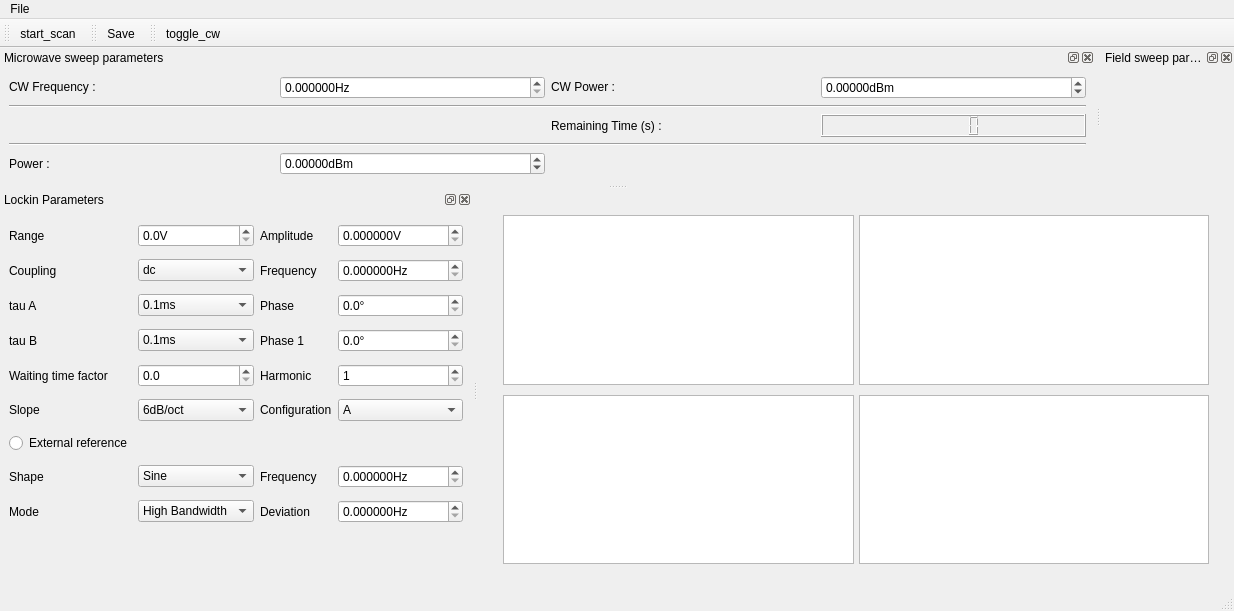
<?xml version="1.0" encoding="UTF-8"?>
<ui version="4.0">
 <class>MainWindow</class>
 <widget class="QMainWindow" name="MainWindow">
  <property name="geometry">
   <rect>
    <x>0</x>
    <y>0</y>
    <width>1234</width>
    <height>611</height>
   </rect>
  </property>
  <property name="windowTitle">
   <string>MainWindow</string>
  </property>
  <widget class="QWidget" name="centralwidget">
   <layout class="QGridLayout" name="gridLayout">
    <property name="leftMargin">
     <number>25</number>
    </property>
    <property name="topMargin">
     <number>25</number>
    </property>
    <property name="rightMargin">
     <number>25</number>
    </property>
    <property name="bottomMargin">
     <number>25</number>
    </property>
    <property name="horizontalSpacing">
     <number>5</number>
    </property>
    <property name="verticalSpacing">
     <number>10</number>
    </property>
    <item row="0" column="0">
     <widget class="PlotWidget" name="channel1_PlotWidget">
      <property name="sizePolicy">
       <sizepolicy hsizetype="Expanding" vsizetype="Expanding">
        <horstretch>1</horstretch>
        <verstretch>1</verstretch>
       </sizepolicy>
      </property>
     </widget>
    </item>
    <item row="0" column="1">
     <widget class="PlotWidget" name="channel2_PlotWidget">
      <property name="sizePolicy">
       <sizepolicy hsizetype="Expanding" vsizetype="Expanding">
        <horstretch>1</horstretch>
        <verstretch>1</verstretch>
       </sizepolicy>
      </property>
     </widget>
    </item>
    <item row="1" column="0">
     <widget class="PlotWidget" name="channel3_PlotWidget">
      <property name="sizePolicy">
       <sizepolicy hsizetype="Expanding" vsizetype="Expanding">
        <horstretch>1</horstretch>
        <verstretch>1</verstretch>
       </sizepolicy>
      </property>
     </widget>
    </item>
    <item row="1" column="1">
     <widget class="PlotWidget" name="channel4_PlotWidget">
      <property name="sizePolicy">
       <sizepolicy hsizetype="Expanding" vsizetype="Expanding">
        <horstretch>1</horstretch>
        <verstretch>1</verstretch>
       </sizepolicy>
      </property>
     </widget>
    </item>
   </layout>
  </widget>
  <widget class="QMenuBar" name="menubar">
   <property name="geometry">
    <rect>
     <x>0</x>
     <y>0</y>
     <width>1234</width>
     <height>21</height>
    </rect>
   </property>
   <widget class="QMenu" name="menuFile">
    <property name="title">
     <string>File</string>
    </property>
    <addaction name="action_Save"/>
    <addaction name="action_Close"/>
   </widget>
   <addaction name="menuFile"/>
  </widget>
  <widget class="QStatusBar" name="statusbar"/>
  <widget class="QToolBar" name="toolBar">
   <property name="windowTitle">
    <string>toolBar</string>
   </property>
   <attribute name="toolBarArea">
    <enum>TopToolBarArea</enum>
   </attribute>
   <attribute name="toolBarBreak">
    <bool>false</bool>
   </attribute>
   <addaction name="action_run_stop"/>
  </widget>
  <widget class="QToolBar" name="save_ToolBar">
   <property name="windowTitle">
    <string>toolBar_2</string>
   </property>
   <attribute name="toolBarArea">
    <enum>TopToolBarArea</enum>
   </attribute>
   <attribute name="toolBarBreak">
    <bool>false</bool>
   </attribute>
   <addaction name="action_Save"/>
  </widget>
  <widget class="QToolBar" name="cw_ToolBar">
   <property name="windowTitle">
    <string>toolBar_3</string>
   </property>
   <attribute name="toolBarArea">
    <enum>TopToolBarArea</enum>
   </attribute>
   <attribute name="toolBarBreak">
    <bool>false</bool>
   </attribute>
   <addaction name="action_toggle_cw"/>
  </widget>
  <widget class="QDockWidget" name="dockWidget">
   <property name="maximumSize">
    <size>
     <width>524287</width>
     <height>350</height>
    </size>
   </property>
   <property name="windowTitle">
    <string>Lockin Parameters</string>
   </property>
   <attribute name="dockWidgetArea">
    <number>1</number>
   </attribute>
   <widget class="QWidget" name="dockWidgetContents">
    <layout class="QGridLayout" name="gridLayout_2">
     <item row="8" column="1">
      <widget class="QComboBox" name="source_shape_comboBox">
       <item>
        <property name="text">
         <string>Sine</string>
        </property>
       </item>
       <item>
        <property name="text">
         <string>Square</string>
        </property>
       </item>
       <item>
        <property name="text">
         <string>Pulse</string>
        </property>
       </item>
       <item>
        <property name="text">
         <string>Triangle</string>
        </property>
       </item>
       <item>
        <property name="text">
         <string>Trapezoid</string>
        </property>
       </item>
      </widget>
     </item>
     <item row="6" column="0">
      <widget class="QRadioButton" name="external_reference_radioButton">
       <property name="text">
        <string>External reference</string>
       </property>
      </widget>
     </item>
     <item row="2" column="3">
      <widget class="ScienDSpinBox" name="lockin_phase_DoubleSpinBox">
       <property name="sizePolicy">
        <sizepolicy hsizetype="Minimum" vsizetype="Fixed">
         <horstretch>0</horstretch>
         <verstretch>0</verstretch>
        </sizepolicy>
       </property>
       <property name="suffix">
        <string>°</string>
       </property>
       <property name="decimals">
        <number>1</number>
       </property>
       <property name="maximum">
        <double>1000000000.000000000000000</double>
       </property>
       <property name="singleStep">
        <double>0.010000000000000</double>
       </property>
      </widget>
     </item>
     <item row="4" column="0">
      <widget class="QLabel" name="label_12">
       <property name="text">
        <string>Waiting time factor</string>
       </property>
      </widget>
     </item>
     <item row="2" column="2">
      <widget class="QLabel" name="label_10">
       <property name="text">
        <string>Phase</string>
       </property>
      </widget>
     </item>
     <item row="2" column="1">
      <widget class="QComboBox" name="lockin_taua_comboBox">
       <item>
        <property name="text">
         <string>0.1ms</string>
        </property>
       </item>
       <item>
        <property name="text">
         <string>0.2ms</string>
        </property>
       </item>
       <item>
        <property name="text">
         <string>0.5ms</string>
        </property>
       </item>
       <item>
        <property name="text">
         <string>1ms</string>
        </property>
       </item>
       <item>
        <property name="text">
         <string>2ms</string>
        </property>
       </item>
       <item>
        <property name="text">
         <string>5ms</string>
        </property>
       </item>
       <item>
        <property name="text">
         <string>10ms</string>
        </property>
       </item>
       <item>
        <property name="text">
         <string>20ms</string>
        </property>
       </item>
       <item>
        <property name="text">
         <string>50ms</string>
        </property>
       </item>
       <item>
        <property name="text">
         <string>100ms</string>
        </property>
       </item>
       <item>
        <property name="text">
         <string>200ms</string>
        </property>
       </item>
       <item>
        <property name="text">
         <string>500ms</string>
        </property>
       </item>
       <item>
        <property name="text">
         <string>1s</string>
        </property>
       </item>
       <item>
        <property name="text">
         <string>2s</string>
        </property>
       </item>
       <item>
        <property name="text">
         <string>5s</string>
        </property>
       </item>
       <item>
        <property name="text">
         <string>10s</string>
        </property>
       </item>
       <item>
        <property name="text">
         <string>20s</string>
        </property>
       </item>
       <item>
        <property name="text">
         <string>50s</string>
        </property>
       </item>
       <item>
        <property name="text">
         <string>100s</string>
        </property>
       </item>
       <item>
        <property name="text">
         <string>200s</string>
        </property>
       </item>
       <item>
        <property name="text">
         <string>500s</string>
        </property>
       </item>
       <item>
        <property name="text">
         <string>1ks</string>
        </property>
       </item>
      </widget>
     </item>
     <item row="5" column="2">
      <widget class="QLabel" name="label_20">
       <property name="text">
        <string>Configuration</string>
       </property>
      </widget>
     </item>
     <item row="5" column="0">
      <widget class="QLabel" name="label_11">
       <property name="text">
        <string>Slope</string>
       </property>
      </widget>
     </item>
     <item row="3" column="0">
      <widget class="QLabel" name="label_22">
       <property name="text">
        <string>tau B</string>
       </property>
      </widget>
     </item>
     <item row="3" column="3">
      <widget class="ScienDSpinBox" name="lockin_phase1_DoubleSpinBox">
       <property name="sizePolicy">
        <sizepolicy hsizetype="Minimum" vsizetype="Fixed">
         <horstretch>0</horstretch>
         <verstretch>0</verstretch>
        </sizepolicy>
       </property>
       <property name="suffix">
        <string>°</string>
       </property>
       <property name="decimals">
        <number>1</number>
       </property>
       <property name="maximum">
        <double>1000000000.000000000000000</double>
       </property>
       <property name="singleStep">
        <double>0.010000000000000</double>
       </property>
      </widget>
     </item>
     <item row="1" column="3">
      <widget class="ScienDSpinBox" name="int_ref_frequency_DoubleSpinBox">
       <property name="sizePolicy">
        <sizepolicy hsizetype="Minimum" vsizetype="Fixed">
         <horstretch>0</horstretch>
         <verstretch>0</verstretch>
        </sizepolicy>
       </property>
       <property name="suffix">
        <string>Hz</string>
       </property>
       <property name="decimals">
        <number>6</number>
       </property>
       <property name="maximum">
        <double>1000000000.000000000000000</double>
       </property>
       <property name="singleStep">
        <double>0.010000000000000</double>
       </property>
      </widget>
     </item>
     <item row="2" column="0">
      <widget class="QLabel" name="label_21">
       <property name="text">
        <string>tau A</string>
       </property>
      </widget>
     </item>
     <item row="3" column="1">
      <widget class="QComboBox" name="lockin_taub_comboBox">
       <item>
        <property name="text">
         <string>0.1ms</string>
        </property>
       </item>
       <item>
        <property name="text">
         <string>0.2ms</string>
        </property>
       </item>
       <item>
        <property name="text">
         <string>0.5ms</string>
        </property>
       </item>
       <item>
        <property name="text">
         <string>1ms</string>
        </property>
       </item>
       <item>
        <property name="text">
         <string>2ms</string>
        </property>
       </item>
       <item>
        <property name="text">
         <string>5ms</string>
        </property>
       </item>
       <item>
        <property name="text">
         <string>10ms</string>
        </property>
       </item>
       <item>
        <property name="text">
         <string>20ms</string>
        </property>
       </item>
       <item>
        <property name="text">
         <string>50ms</string>
        </property>
       </item>
       <item>
        <property name="text">
         <string>100ms</string>
        </property>
       </item>
       <item>
        <property name="text">
         <string>200ms</string>
        </property>
       </item>
       <item>
        <property name="text">
         <string>500ms</string>
        </property>
       </item>
       <item>
        <property name="text">
         <string>1s</string>
        </property>
       </item>
       <item>
        <property name="text">
         <string>2s</string>
        </property>
       </item>
       <item>
        <property name="text">
         <string>5s</string>
        </property>
       </item>
       <item>
        <property name="text">
         <string>10s</string>
        </property>
       </item>
       <item>
        <property name="text">
         <string>20s</string>
        </property>
       </item>
       <item>
        <property name="text">
         <string>50s</string>
        </property>
       </item>
       <item>
        <property name="text">
         <string>100s</string>
        </property>
       </item>
       <item>
        <property name="text">
         <string>200s</string>
        </property>
       </item>
       <item>
        <property name="text">
         <string>500s</string>
        </property>
       </item>
       <item>
        <property name="text">
         <string>1ks</string>
        </property>
       </item>
       <item>
        <property name="text">
         <string>same as tauA</string>
        </property>
       </item>
      </widget>
     </item>
     <item row="3" column="2">
      <widget class="QLabel" name="label_18">
       <property name="text">
        <string>Phase 1</string>
       </property>
      </widget>
     </item>
     <item row="4" column="1">
      <widget class="ScienDSpinBox" name="waiting_time_factor_DoubleSpinBox">
       <property name="sizePolicy">
        <sizepolicy hsizetype="Minimum" vsizetype="Fixed">
         <horstretch>0</horstretch>
         <verstretch>0</verstretch>
        </sizepolicy>
       </property>
       <property name="suffix">
        <string/>
       </property>
       <property name="decimals">
        <number>1</number>
       </property>
       <property name="maximum">
        <double>1000000000.000000000000000</double>
       </property>
       <property name="singleStep">
        <double>0.010000000000000</double>
       </property>
      </widget>
     </item>
     <item row="5" column="3">
      <widget class="QComboBox" name="lockin_config_comboBox">
       <item>
        <property name="text">
         <string>A</string>
        </property>
       </item>
       <item>
        <property name="text">
         <string>A-B</string>
        </property>
       </item>
       <item>
        <property name="text">
         <string>A&amp;B</string>
        </property>
       </item>
      </widget>
     </item>
     <item row="5" column="1">
      <widget class="QComboBox" name="lockin_slope_comboBox">
       <item>
        <property name="text">
         <string>6dB/oct</string>
        </property>
       </item>
       <item>
        <property name="text">
         <string>12dB/oct</string>
        </property>
       </item>
       <item>
        <property name="text">
         <string>24dB/oct</string>
        </property>
       </item>
      </widget>
     </item>
     <item row="4" column="3">
      <widget class="QSpinBox" name="harmonic_spinBox">
       <property name="minimum">
        <number>1</number>
       </property>
       <property name="maximum">
        <number>15</number>
       </property>
      </widget>
     </item>
     <item row="4" column="2">
      <widget class="QLabel" name="label_16">
       <property name="text">
        <string>Harmonic</string>
       </property>
      </widget>
     </item>
     <item row="1" column="2">
      <widget class="QLabel" name="label_7">
       <property name="text">
        <string>Frequency</string>
       </property>
      </widget>
     </item>
     <item row="0" column="2">
      <widget class="QLabel" name="label_17">
       <property name="text">
        <string>Amplitude</string>
       </property>
      </widget>
     </item>
     <item row="1" column="1">
      <widget class="QComboBox" name="lockin_acdc_coupling_comboBox">
       <item>
        <property name="text">
         <string>dc</string>
        </property>
       </item>
       <item>
        <property name="text">
         <string>ac</string>
        </property>
       </item>
      </widget>
     </item>
     <item row="0" column="3">
      <widget class="ScienDSpinBox" name="lockin_amplitude_DoubleSpinBox">
       <property name="sizePolicy">
        <sizepolicy hsizetype="Minimum" vsizetype="Fixed">
         <horstretch>0</horstretch>
         <verstretch>0</verstretch>
        </sizepolicy>
       </property>
       <property name="suffix">
        <string>V</string>
       </property>
       <property name="decimals">
        <number>6</number>
       </property>
       <property name="maximum">
        <double>1000000000.000000000000000</double>
       </property>
       <property name="singleStep">
        <double>0.010000000000000</double>
       </property>
      </widget>
     </item>
     <item row="1" column="0">
      <widget class="QLabel" name="label_9">
       <property name="text">
        <string>Coupling</string>
       </property>
      </widget>
     </item>
     <item row="0" column="0">
      <widget class="QLabel" name="label_19">
       <property name="text">
        <string>Range</string>
       </property>
      </widget>
     </item>
     <item row="0" column="1">
      <widget class="ScienDSpinBox" name="lockin_range_DoubleSpinBox">
       <property name="sizePolicy">
        <sizepolicy hsizetype="Minimum" vsizetype="Fixed">
         <horstretch>0</horstretch>
         <verstretch>0</verstretch>
        </sizepolicy>
       </property>
       <property name="suffix">
        <string>V</string>
       </property>
       <property name="decimals">
        <number>1</number>
       </property>
       <property name="maximum">
        <double>1000000000.000000000000000</double>
       </property>
       <property name="singleStep">
        <double>0.010000000000000</double>
       </property>
      </widget>
     </item>
     <item row="8" column="0">
      <widget class="QLabel" name="label_14">
       <property name="text">
        <string>Shape</string>
       </property>
      </widget>
     </item>
     <item row="9" column="0">
      <widget class="QLabel" name="label_8">
       <property name="text">
        <string>Mode</string>
       </property>
      </widget>
     </item>
     <item row="9" column="1">
      <widget class="QComboBox" name="mod_mode_comboBox">
       <item>
        <property name="text">
         <string>High Bandwidth</string>
        </property>
       </item>
       <item>
        <property name="text">
         <string>Low Noise</string>
        </property>
       </item>
      </widget>
     </item>
     <item row="8" column="3">
      <widget class="ScienDSpinBox" name="source_frequency_DoubleSpinBox">
       <property name="sizePolicy">
        <sizepolicy hsizetype="Minimum" vsizetype="Fixed">
         <horstretch>0</horstretch>
         <verstretch>0</verstretch>
        </sizepolicy>
       </property>
       <property name="suffix">
        <string>Hz</string>
       </property>
       <property name="decimals">
        <number>6</number>
       </property>
       <property name="maximum">
        <double>1000000000.000000000000000</double>
       </property>
       <property name="singleStep">
        <double>0.010000000000000</double>
       </property>
      </widget>
     </item>
     <item row="8" column="2">
      <widget class="QLabel" name="label_15">
       <property name="text">
        <string>Frequency</string>
       </property>
      </widget>
     </item>
     <item row="9" column="3">
      <widget class="ScienDSpinBox" name="mod_dev_frequency_DoubleSpinBox">
       <property name="sizePolicy">
        <sizepolicy hsizetype="Minimum" vsizetype="Fixed">
         <horstretch>0</horstretch>
         <verstretch>0</verstretch>
        </sizepolicy>
       </property>
       <property name="suffix">
        <string>Hz</string>
       </property>
       <property name="decimals">
        <number>6</number>
       </property>
       <property name="maximum">
        <double>1000000000.000000000000000</double>
       </property>
       <property name="singleStep">
        <double>0.010000000000000</double>
       </property>
      </widget>
     </item>
     <item row="9" column="2">
      <widget class="QLabel" name="label_5">
       <property name="text">
        <string>Deviation</string>
       </property>
      </widget>
     </item>
    </layout>
   </widget>
  </widget>
  <widget class="QDockWidget" name="odmr_control_DockWidget">
   <property name="windowTitle">
    <string>Microwave sweep parameters</string>
   </property>
   <attribute name="dockWidgetArea">
    <number>4</number>
   </attribute>
   <widget class="QWidget" name="dockWidgetContents_3">
    <layout class="QGridLayout" name="gridLayout_3">
     <item row="0" column="0">
      <widget class="QLabel" name="label">
       <property name="sizePolicy">
        <sizepolicy hsizetype="Minimum" vsizetype="Fixed">
         <horstretch>0</horstretch>
         <verstretch>0</verstretch>
        </sizepolicy>
       </property>
       <property name="text">
        <string>CW Frequency :</string>
       </property>
      </widget>
     </item>
     <item row="0" column="1">
      <widget class="ScienDSpinBox" name="cw_frequency_DoubleSpinBox">
       <property name="sizePolicy">
        <sizepolicy hsizetype="Minimum" vsizetype="Fixed">
         <horstretch>0</horstretch>
         <verstretch>0</verstretch>
        </sizepolicy>
       </property>
       <property name="suffix">
        <string>Hz</string>
       </property>
       <property name="decimals">
        <number>6</number>
       </property>
       <property name="maximum">
        <double>1000000000.000000000000000</double>
       </property>
       <property name="singleStep">
        <double>0.010000000000000</double>
       </property>
      </widget>
     </item>
     <item row="0" column="2">
      <widget class="QLabel" name="label_6">
       <property name="sizePolicy">
        <sizepolicy hsizetype="Minimum" vsizetype="Fixed">
         <horstretch>0</horstretch>
         <verstretch>0</verstretch>
        </sizepolicy>
       </property>
       <property name="text">
        <string>CW Power :</string>
       </property>
      </widget>
     </item>
     <item row="0" column="3">
      <widget class="ScienDSpinBox" name="cw_power_DoubleSpinBox">
       <property name="sizePolicy">
        <sizepolicy hsizetype="Minimum" vsizetype="Fixed">
         <horstretch>0</horstretch>
         <verstretch>0</verstretch>
        </sizepolicy>
       </property>
       <property name="suffix">
        <string>dBm</string>
       </property>
       <property name="decimals">
        <number>5</number>
       </property>
       <property name="minimum">
        <double>-1000.000000000000000</double>
       </property>
       <property name="maximum">
        <double>100.000000000000000</double>
       </property>
      </widget>
     </item>
     <item row="1" column="0" colspan="4">
      <widget class="Line" name="line_2">
       <property name="minimumSize">
        <size>
         <width>0</width>
         <height>0</height>
        </size>
       </property>
       <property name="lineWidth">
        <number>1</number>
       </property>
       <property name="midLineWidth">
        <number>0</number>
       </property>
       <property name="orientation">
        <enum>Qt::Horizontal</enum>
       </property>
      </widget>
     </item>
     <item row="2" column="2">
      <widget class="QLabel" name="label_13">
       <property name="sizePolicy">
        <sizepolicy hsizetype="Minimum" vsizetype="Minimum">
         <horstretch>0</horstretch>
         <verstretch>0</verstretch>
        </sizepolicy>
       </property>
       <property name="text">
        <string>Remaining Time (s) :</string>
       </property>
      </widget>
     </item>
     <item row="2" column="3">
      <widget class="QLCDNumber" name="elapsed_time_DisplayWidget">
       <property name="sizePolicy">
        <sizepolicy hsizetype="Minimum" vsizetype="Minimum">
         <horstretch>0</horstretch>
         <verstretch>0</verstretch>
        </sizepolicy>
       </property>
      </widget>
     </item>
     <item row="3" column="0" colspan="4">
      <widget class="Line" name="line">
       <property name="orientation">
        <enum>Qt::Horizontal</enum>
       </property>
      </widget>
     </item>
     <item row="4" column="0">
      <widget class="QLabel" name="label_2">
       <property name="sizePolicy">
        <sizepolicy hsizetype="Minimum" vsizetype="Minimum">
         <horstretch>0</horstretch>
         <verstretch>0</verstretch>
        </sizepolicy>
       </property>
       <property name="text">
        <string>Power :</string>
       </property>
      </widget>
     </item>
     <item row="4" column="1">
      <widget class="ScienDSpinBox" name="sweep_power_DoubleSpinBox">
       <property name="sizePolicy">
        <sizepolicy hsizetype="Minimum" vsizetype="Fixed">
         <horstretch>0</horstretch>
         <verstretch>0</verstretch>
        </sizepolicy>
       </property>
       <property name="suffix">
        <string>dBm</string>
       </property>
       <property name="decimals">
        <number>5</number>
       </property>
       <property name="minimum">
        <double>-1000.000000000000000</double>
       </property>
       <property name="maximum">
        <double>100.000000000000000</double>
       </property>
      </widget>
     </item>
    </layout>
   </widget>
  </widget>
  <widget class="QDockWidget" name="dockWidget_3">
   <property name="windowTitle">
    <string>Field sweep parameters</string>
   </property>
   <attribute name="dockWidgetArea">
    <number>4</number>
   </attribute>
   <widget class="QWidget" name="dockWidgetContents_6"/>
  </widget>
  <action name="action_toggle_cw">
   <property name="checkable">
    <bool>true</bool>
   </property>
   <property name="icon">
    <iconset>
     <normaloff>../../artwork/icons/oxygen/22x22/media-playback-start.png</normaloff>
     <normalon>../../artwork/icons/oxygen/22x22/media-playback-stop.png</normalon>../../artwork/icons/oxygen/22x22/media-playback-start.png</iconset>
   </property>
   <property name="text">
    <string>toggle_cw</string>
   </property>
   <property name="toolTip">
    <string>toggle microwave CW output</string>
   </property>
  </action>
  <action name="action_Close">
   <property name="icon">
    <iconset>
     <normaloff>../../artwork/icons/oxygen/22x22/application-exit.png</normaloff>../../artwork/icons/oxygen/22x22/application-exit.png</iconset>
   </property>
   <property name="text">
    <string>Close</string>
   </property>
  </action>
  <action name="action_run_stop">
   <property name="checkable">
    <bool>true</bool>
   </property>
   <property name="icon">
    <iconset>
     <normaloff>../../artwork/icons/qudiTheme/22x22/start-counter.png</normaloff>
     <normalon>../../artwork/icons/qudiTheme/22x22/stop-counter.png</normalon>../../artwork/icons/qudiTheme/22x22/start-counter.png</iconset>
   </property>
   <property name="text">
    <string>start_scan</string>
   </property>
  </action>
  <action name="action_Save">
   <property name="icon">
    <iconset>
     <normaloff>../../artwork/icons/oxygen/22x22/document-save.png</normaloff>../../artwork/icons/oxygen/22x22/document-save.png</iconset>
   </property>
   <property name="text">
    <string>&amp;Save</string>
   </property>
   <property name="toolTip">
    <string>Save odmr data</string>
   </property>
  </action>
 </widget>
 <customwidgets>
  <customwidget>
   <class>ScienDSpinBox</class>
   <extends>QDoubleSpinBox</extends>
   <header>qtwidgets.scientific_spinbox.h</header>
  </customwidget>
  <customwidget>
   <class>PlotWidget</class>
   <extends>QGraphicsView</extends>
   <header>pyqtgraph</header>
  </customwidget>
 </customwidgets>
 <resources/>
 <connections>
  <connection>
   <sender>action_Close</sender>
   <signal>triggered()</signal>
   <receiver>MainWindow</receiver>
   <slot>close()</slot>
   <hints>
    <hint type="sourcelabel">
     <x>-1</x>
     <y>-1</y>
    </hint>
    <hint type="destinationlabel">
     <x>616</x>
     <y>305</y>
    </hint>
   </hints>
  </connection>
 </connections>
</ui>
